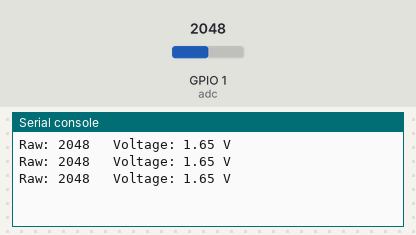
Simulated run of this program. Board: ESP32 board running MicroPython. On the bench: the last lines printed to the serial console. The inputs (shaded band) are chosen by the test bench; at power-on: GPIO 1 (adc) = 2048 (analog values on the 0–4095 scale).

Above: at 1.2 s.
1.3 s: GPIO 1 (adc) set to 491
At 1.9 s:
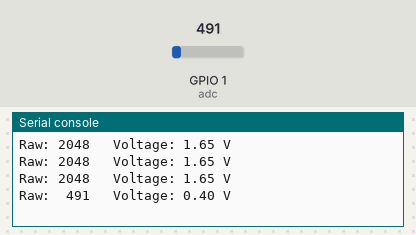
3.0 s: GPIO 1 (adc) set to 0
At 3.4 s:
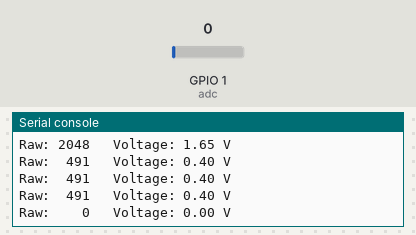

The program:

example_2.py
```python
# Reads the analog voltage from A0 (GPIO1) via the ADC and prints the raw reading and converted voltage periodically.
#
# Buy this module: https://shillehtek.com/products/esp32-s3-nano-dev-board-presoldered-wifi-ble
# Full manual: https://shillehtek.com/blogs/shillehtek-product-manuals/esp32-s3-nano-dev-board-presoldered-wifi-ble-manual
# More examples: https://github.com/shillehbean/shillehtek-examples
#

# ESP32-S3 Nano - Read an analog value from A0 (GPIO1)
# Connect a potentiometer wiper to A0, ends to 3V3 and GND

from machine import ADC, Pin
import time

adc = ADC(Pin(1))                # A0 = GPIO1
adc.atten(ADC.ATTN_11DB)         # Full 0 - 3.3V range
adc.width(ADC.WIDTH_12BIT)       # 0 - 4095

while True:
    raw = adc.read()
    voltage = raw * 3.3 / 4095
    print("Raw: {:>4}   Voltage: {:.2f} V".format(raw, voltage))
    time.sleep(0.5)
```

Measured:
- after the input at 1.3 s, the serial console: prints a new line after 0.20 s (image 1)
- after the input at 3.0 s, the serial console: prints a new line at once (image 2)
